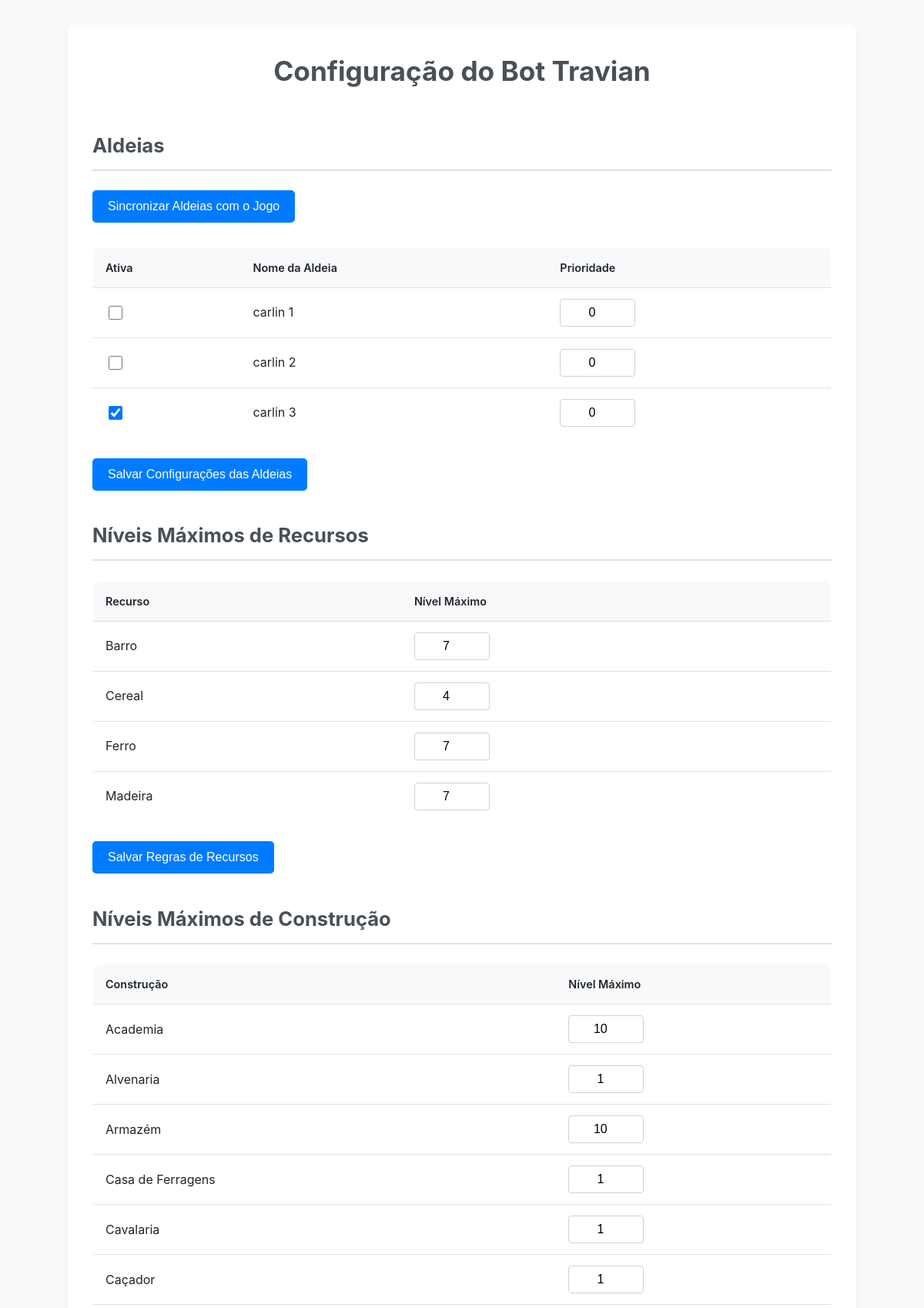
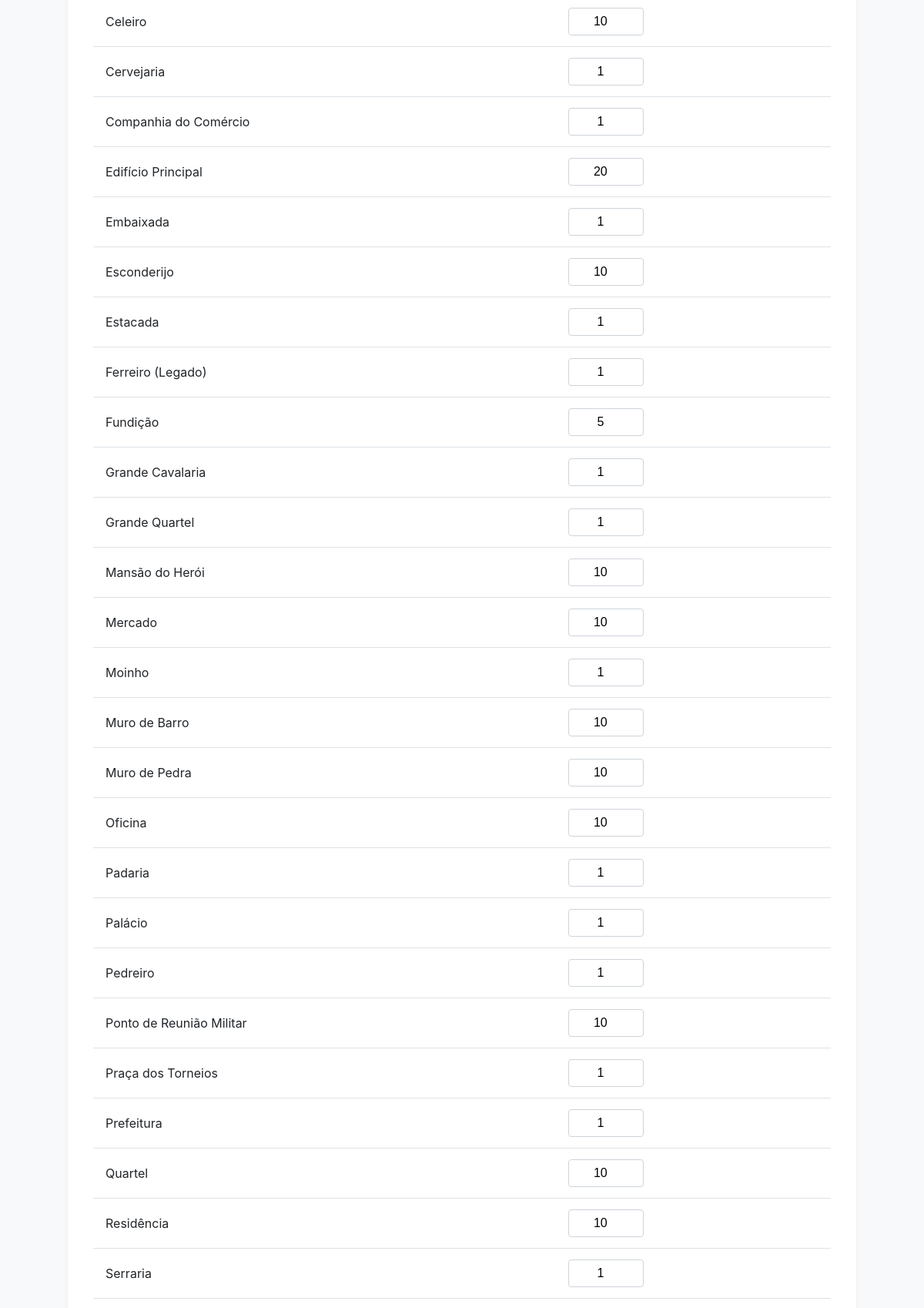
The page / (upper part) on the database its author committed (2 pictures, top to bottom).
### tables this page shows
CREATE TABLE villages (
            id TEXT PRIMARY KEY, nome TEXT NOT NULL, href TEXT NOT NULL,
            is_active BOOLEAN NOT NULL DEFAULT 1, priority INTEGER DEFAULT 0
        );

CREATE TABLE resource_rules (
            gid INTEGER PRIMARY KEY, nome TEXT NOT NULL, max_level INTEGER NOT NULL
        );

CREATE TABLE building_rules (
            gid INTEGER PRIMARY KEY, nome TEXT NOT NULL, max_level INTEGER NOT NULL
        );

### main.py (the view)
@app.get("/", response_class=HTMLResponse)
async def config_page(request: Request):
    message = request.query_params.get('message')
    conn = get_db_connection()
    villages = conn.execute('SELECT * FROM villages ORDER BY nome').fetchall()
    building_rules = conn.execute('SELECT * FROM building_rules ORDER BY nome').fetchall()
    resource_rules = conn.execute('SELECT * FROM resource_rules ORDER BY nome').fetchall()
    conn.close()
    return templates.TemplateResponse(
        "config.html",
        {
            "request": request,
            "villages": villages,
            "building_rules": building_rules,
            "resource_rules": resource_rules
        }
    )

### templates/config.html (shortened to what this page needs)
{% extends "base.html" %}
{% block content %}
<h1>Configuração do Bot Travian</h1>
<h2>Aldeias</h2>
<form action="/sync-villages" method="get">
    <button type="submit">Sincronizar Aldeias com o Jogo</button>
</form>
{% if villages %}
    <form action="/update-villages" method="post">
        <table>
            <thead>
                <tr>
                    <th>Ativa</th>
                    <th>Nome da Aldeia</th>
                    <th>Prioridade</th>
                </tr>
            </thead>
            <tbody>
                {% for village in villages %}
                <tr>
                    <td><input type="checkbox" name="active_{{ village.id }}" {% if village.is_active %}checked{% endif %}></td>
                    <td>{{ village.nome }}</td>
                    <td><input type="number" name="priority_{{ village.id }}" value="{{ village.priority }}" min="0"></td>
                </tr>
                {% endfor %}
            </tbody>
        </table>
        <br>
        <button type="submit">Salvar Configurações das Aldeias</button>
    </form>
{% else %}
    <p>Nenhuma aldeia encontrada. Clique em 'Sincronizar' para começar.</p>
{% endif %}
<h2>Níveis Máximos de Recursos</h2>
<form action="/update-resources" method="post">
    <table>
        <thead>
            <tr>
                <th>Recurso</th>
                <th>Nível Máximo</th>
            </tr>
        </thead>
        <tbody>
            {% for rule in resource_rules %}
            <tr>
                <td>{{ rule.nome }}</td>
                <td><input type="number" name="level_{{ rule.gid }}" value="{{ rule.max_level }}" min="0"></td>
            </tr>
            {% endfor %}
        </tbody>
    </table>
    <br>
    <button type="submit">Salvar Regras de Recursos</button>
</form>
<h2>Níveis Máximos de Construção</h2>
<form action="/update-buildings" method="post">
    <table>
        <thead>
            <tr>
                <th>Construção</th>
                <th>Nível Máximo</th>
            </tr>
        </thead>
        <tbody>
            {% for rule in building_rules %}
            <tr>
                <td>{{ rule.nome }}</td>
                <td><input type="number" name="level_{{ rule.gid }}" value="{{ rule.max_level }}" min="0"></td>
            </tr>
            {% endfor %}
        </tbody>
    </table>
    <br>
</form>
{% endblock %}

### templates/base.html (shortened to what this page needs)
<!DOCTYPE html>
<html lang="pt-br">
<head>
    <link href="{{ url_for('static', path='/style.css') }}" rel="stylesheet">
</head>
<body>
    <div class="container">
        {% block content %}{% endblock %}
    </div>
</body>
</html>

### static/style.css (style rules this page uses)
body { font-family: -apple-system, BlinkMacSystemFont, "Segoe UI", Roboto, "Helvetica Neue", Arial, sans-serif; margin: 0; padding: 0; background-color: #f8f9fa; color: #212529; line-height: 1.6; }
.container { max-width: 960px; margin: 2em auto; padding: 2em; background-color: #ffffff; border-radius: 8px; box-shadow: 0 4px 8px rgba(0, 0, 0, 0.05); }
h1, h2 { border-bottom: 2px solid #dee2e6; padding-bottom: 10px; margin-top: 1.5em; margin-bottom: 1em; color: #495057; }
h1 { margin-top: 0; font-size: 2.2em; text-align: center; border-bottom: none; }
h2 { font-size: 1.6em; }
table { border-collapse: collapse; width: 100%; margin-top: 1em; border: 1px solid #dee2e6; border-radius: 8px; overflow: hidden; }
th, td { border-bottom: 1px solid #dee2e6; padding: 14px 16px; text-align: left; vertical-align: middle; }
thead th { background-color: #f8f9fa; font-weight: 600; font-size: 0.9em; }
tbody tr:last-child td { border-bottom: 0; }
form { margin-bottom: 2em; }
button { background-color: #007bff; color: white; border: none; padding: 12px 20px; border-radius: 5px; cursor: pointer; font-size: 1em; font-weight: 500; transition: background-color 0.2s ease-in-out, transform 0.1s ease; }
input[type='number'] { width: 80px; padding: 8px; border: 1px solid #ced4da; border-radius: 4px; font-size: 1em; text-align: center; }
input[type='checkbox'] { width: 18px; height: 18px; transform: translateY(2px); }

### rows shown on the page
villages: nome "carlin 1", priority "0"
villages: nome "carlin 2", priority "0"
villages: is_active "☑", nome "carlin 3", priority "0"
resource_rules: nome "Barro", max_level "7"
resource_rules: nome "Cereal", gid "4"
resource_rules: nome "Ferro", max_level "7"
resource_rules: nome "Madeira", max_level "7"
building_rules: nome "Academia", max_level "10"
building_rules: nome "Alvenaria", max_level "1"
building_rules: nome "Armazém", gid "10"
building_rules: nome "Casa de Ferragens", max_level "1"
building_rules: nome "Cavalaria", max_level "1"
building_rules: nome "Caçador", max_level "1"
building_rules: nome "Celeiro", max_level "10"
building_rules: nome "Cervejaria", max_level "1"
building_rules: nome "Companhia do Comércio", max_level "1"
building_rules: nome "Edifício Principal", max_level "20"
building_rules: nome "Embaixada", max_level "1"
building_rules: nome "Esconderijo", max_level "10"
building_rules: nome "Estacada", max_level "1"
building_rules: nome "Ferreiro (Legado)", max_level "1"
building_rules: nome "Fundição", max_level "5"
building_rules: nome "Grande Cavalaria", max_level "1"
building_rules: nome "Grande Quartel", max_level "1"
building_rules: nome "Mansão do Herói", max_level "10"
building_rules: nome "Mercado", max_level "10"
building_rules: nome "Moinho", max_level "1"
building_rules: nome "Muro de Barro", max_level "10"
building_rules: nome "Muro de Pedra", max_level "10"
building_rules: nome "Oficina", max_level "10"
building_rules: nome "Padaria", max_level "1"
building_rules: nome "Palácio", max_level "1"
building_rules: nome "Pedreiro", max_level "1"
building_rules: nome "Ponto de Reunião Militar", max_level "10"
building_rules: nome "Praça dos Torneios", max_level "1"
building_rules: nome "Prefeitura", max_level "1"
building_rules: nome "Quartel", max_level "10"
building_rules: nome "Residência", max_level "10"
building_rules: nome "Serraria", max_level "1"
